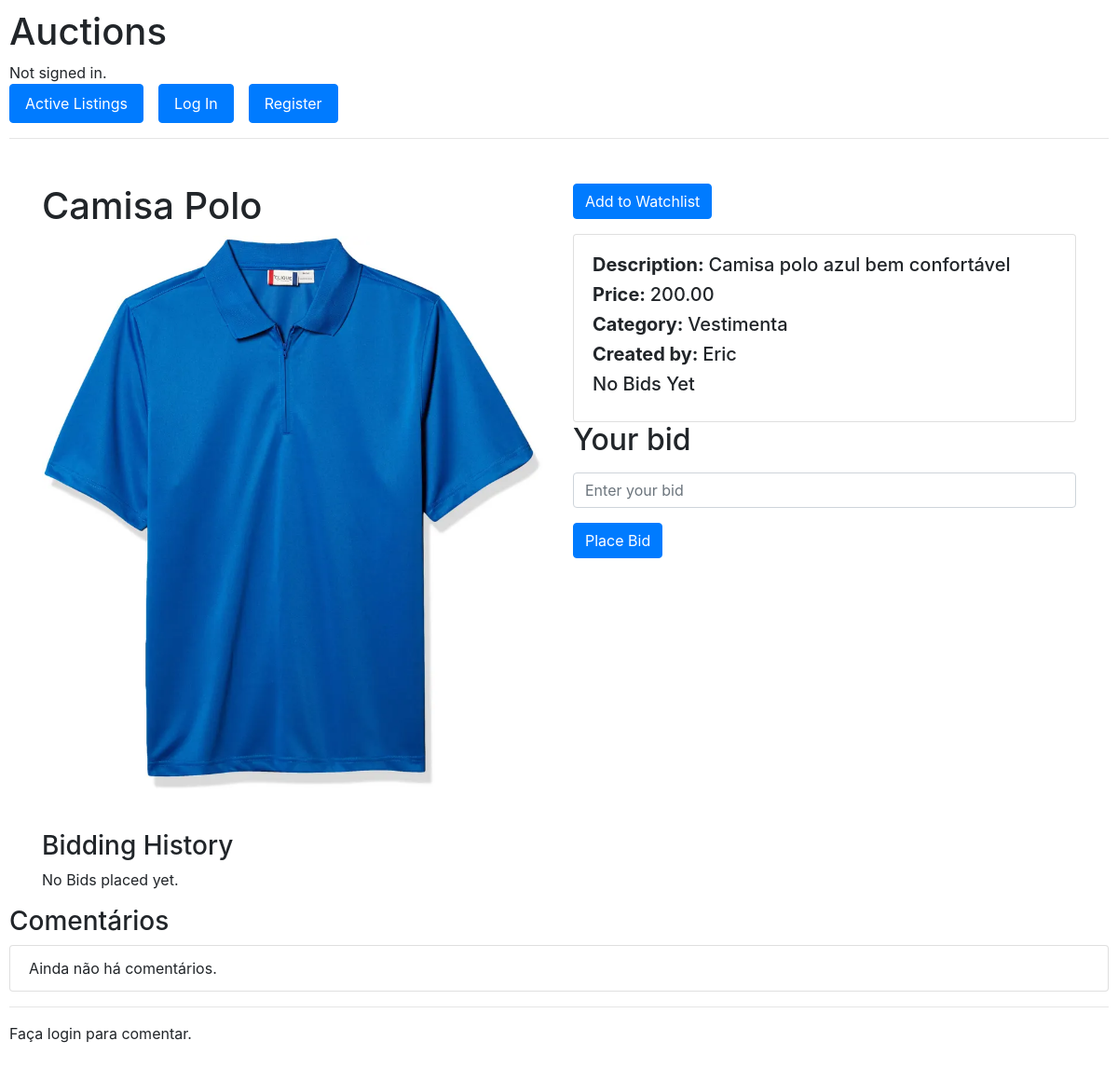
Page /listing/details/5/ on the earlier database version.
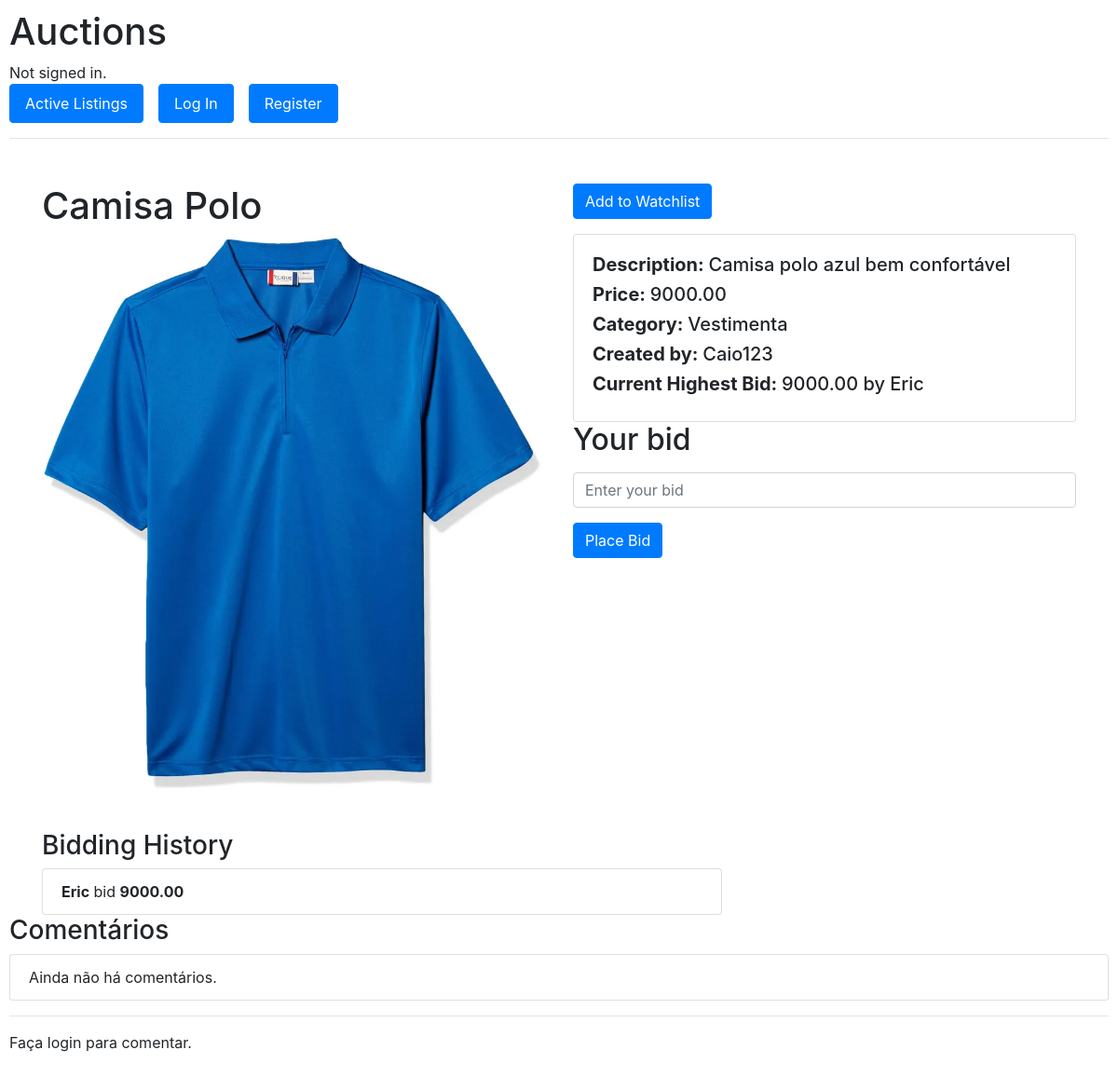
Same page on the later database version.
### auctions/models.py (models this page shows, shortened)
class Listings(models.Model):
    title = models.CharField(max_length=255)
    description = models.TextField()
    price = models.DecimalField(max_digits=10, decimal_places=2)
    image_url = models.ImageField(upload_to='listing/images', blank=True, null=True)
    category = models.CharField(max_length=255, default='General')
    created_by = models.ForeignKey(User, on_delete=models.CASCADE, blank=True, null=True)
    is_active = models.BooleanField(default=True)

class User(AbstractUser):
    def __str__(self):
        return self.username

class Bids(models.Model):
    listing = models.ForeignKey(Listings, on_delete=models.CASCADE, related_name="bids")
    user = models.ForeignKey(User, on_delete=models.CASCADE, related_name="bids")
    amount = models.DecimalField(default=0.00, max_digits=10, decimal_places=2)

### auctions/views.py (the view)
# urls.py: path("listing/details/<int:listing_id>/", views.listing_details, name="listing_details"),
def listing_details(request, listing_id):
    try:
        listing = get_object_or_404(Listings, id=listing_id)
        bids = Bids.objects.filter(listing=listing).order_by("-amount")
        highest_bid = bids.first()
    except Listings.DoesNotExist:
        return render(
            request, "auctions/error.html", {"message_error": "Listing not found!"}
        )
    return render(
        request,
        "auctions/listing_details.html",
        {"listing": listing, "bids": bids, "highest_bid": highest_bid},
    )

### auctions/templates/auctions/listing_details.html (shortened to what this page needs)
{% extends 'auctions/layout.html' %}
{% block body %}
  <div class="container mt-5">
    <div class="row">
      <div class="col-md-6">
        <h1>{{ listing.title }}</h1>
        {% if listing.image_url %}
          <img src="{{ listing.image_url.url }}" alt="{{ listing.title }}" class="img-fluid mb-3" />
        {% else %}
          <p>No image available</p>
        {% endif %}
      </div>
      <div class="col-md-6">
        {% if request.user != listing.created_by %}
          <form action="{% url 'add_watchlist' listing.id %}" method="POST">
            <button type="submit" class="btn btn-primary">Add to Watchlist</button>
          </form>
        {% endif %}
        <div class="card mt-3">
          <div class="card-body">
            <h5><strong>Description: </strong>{{ listing.description }}</h5>
            <h5><strong>Price: </strong>{{ listing.price }}</h5>
            <h5><strong>Category: </strong>{{ listing.category }}</h5>
            <h5><strong>Created by: </strong>{{ listing.created_by }}</h5>
            {% if highest_bid %}
              <h5><strong>Current Highest Bid: </strong> {{ highest_bid.amount}} by {{ highest_bid.user.username }}</h5>
            {% else %}
              <h5>No Bids Yet</h5>
            {% endif %}
          </div>
        </div>
        {% if request.user != listing.created_by %}
          <form action="{% url 'place_bid' listing_id=listing.id %}" method="POST">
            <div class="mb-3">
              <label for="amount" class="form-label"><h2> Your bid</h2></label>
              <input type="number" step="0.01" min="0" class="form-control" id="amount" name="amount" placeholder="Enter your bid" required>
            </div>
            <button type="submit" class="btn btn-primary">Place Bid</button>
          </form>
        {% else %}
          <a class="btn btn-primary mt-2" href="{% url 'edit_list' listing.id %} ">Edit Listing</a>
        {% endif %}
      </div>
    </div>
    <div class="row mt-4">
      <div class="col-md-8">
        <h3>Bidding History</h3>
        {% if bids %}
          <ul class="list-group">
            {% for bid in bids %}
              <li class="list-group-item">
                <strong>{{ bid.user.username }}</strong> bid <strong>{{ bid.amount }}</strong>
              </li>
            {% endfor %}
          </ul>
        {% else %}
          <p>No Bids placed yet.</p>
        {% endif %}
      </div>
    </div>
  </div>
  <h3>Comentários</h3>
    <ul class="list-group">
        {% for comment in listing.comments.all %}
            <li class="list-group-item">
                <strong>{{ comment.user.username }}</strong>: {{ comment.content }}
                <br>
                <small class="text-muted">{{ comment.timestamp|date:"d/m/Y H:i" }}</small>
            </li>
        {% empty %}
            <li class="list-group-item">Ainda não há comentários.</li>
        {% endfor %}
    </ul>
    <hr>
    {% if user.is_authenticated %}
      <h4>Adicionar Comentário</h4>
      <form method="POST" action="{% url 'add_comment' listing.id %}" class="mb-3">
          {% csrf_token %}
          <div class="form-group">
              <textarea id="id_content" name="content" class="form-control" rows="3" placeholder="Escreva seu comentário aqui..."></textarea>
          </div>
          <button type="submit" class="btn btn-primary mt-2">Enviar</button>
      </form>
    {% else %}
      <p>Faça login para comentar.</p>
    {% endif %}
{% endblock %}

Differences in the rows shown:
changed Listings "Camisa Polo": price "200.00" → "9000.00"; created_by "Eric" → "Caio123"
added Bids: amount "9000.00", user.username "Eric"
Other differences:
text no longer shown: "No Bids Yet No Bids placed yet."
text now shown: "Current Highest Bid: by"
